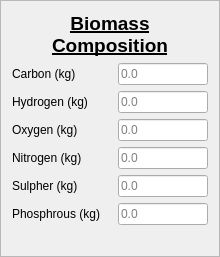
         <widget class="QFrame" name="frame_4">
          <property name="styleSheet">
           <string notr="true">background: none;</string>
          </property>
          <property name="frameShape">
           <enum>QFrame::StyledPanel</enum>
          </property>
          <property name="frameShadow">
           <enum>QFrame::Raised</enum>
          </property>
          <layout class="QGridLayout" name="gridLayout">
           <item row="0" column="0">
            <layout class="QHBoxLayout" name="horizontalLayout_33">
             <item>
              <spacer name="horizontalSpacer_19">
               <property name="orientation">
                <enum>Qt::Horizontal</enum>
               </property>
               <property name="sizeHint" stdset="0">
                <size>
                 <width>40</width>
                 <height>20</height>
                </size>
               </property>
              </spacer>
             </item>
             <item>
              <widget class="QLabel" name="label_28">
               <property name="font">
                <font>
                 <pointsize>14</pointsize>
                 <weight>75</weight>
                 <bold>true</bold>
                 <underline>true</underline>
                </font>
               </property>
               <property name="text">
                <string>Biomass
Composition</string>
               </property>
               <property name="alignment">
                <set>Qt::AlignCenter</set>
               </property>
              </widget>
             </item>
             <item>
              <spacer name="horizontalSpacer_20">
               <property name="orientation">
                <enum>Qt::Horizontal</enum>
               </property>
               <property name="sizeHint" stdset="0">
                <size>
                 <width>40</width>
                 <height>20</height>
                </size>
               </property>
              </spacer>
             </item>
            </layout>
           </item>
           <item row="1" column="0">
            <layout class="QHBoxLayout" name="horizontalLayout_8">
             <item>
              <widget class="QLabel" name="label_7">
               <property name="text">
                <string>Carbon (kg)</string>
               </property>
              </widget>
             </item>
             <item>
              <widget class="QLineEdit" name="lineEdit_17">
               <property name="maximumSize">
                <size>
                 <width>90</width>
                 <height>16777215</height>
                </size>
               </property>
               <property name="text">
                <string/>
               </property>
               <property name="placeholderText">
                <string>0.0</string>
               </property>
              </widget>
             </item>
            </layout>
           </item>
           <item row="2" column="0">
            <layout class="QHBoxLayout" name="horizontalLayout_21">
             <item>
              <widget class="QLabel" name="label_20">
               <property name="text">
                <string>Hydrogen (kg)</string>
               </property>
              </widget>
             </item>
             <item>
              <widget class="QLineEdit" name="lineEdit_18">
               <property name="maximumSize">
                <size>
                 <width>90</width>
                 <height>16777215</height>
                </size>
               </property>
               <property name="text">
                <string/>
               </property>
               <property name="placeholderText">
                <string>0.0</string>
               </property>
              </widget>
             </item>
            </layout>
           </item>
           <item row="3" column="0">
            <layout class="QHBoxLayout" name="horizontalLayout_35">
             <item>
              <widget class="QLabel" name="label_30">
               <property name="text">
                <string>Oxygen (kg)</string>
               </property>
              </widget>
             </item>
             <item>
              <widget class="QLineEdit" name="lineEdit_19">
               <property name="maximumSize">
                <size>
                 <width>90</width>
                 <height>16777215</height>
                </size>
               </property>
               <property name="text">
                <string/>
               </property>
               <property name="placeholderText">
                <string>0.0</string>
               </property>
              </widget>
             </item>
            </layout>
           </item>
           <item row="4" column="0">
            <layout class="QHBoxLayout" name="horizontalLayout_36">
             <item>
              <widget class="QLabel" name="label_31">
               <property name="text">
                <string>Nitrogen (kg)</string>
               </property>
              </widget>
             </item>
             <item>
              <widget class="QLineEdit" name="lineEdit_20">
               <property name="maximumSize">
                <size>
                 <width>90</width>
                 <height>16777215</height>
                </size>
               </property>
               <property name="text">
                <string/>
               </property>
               <property name="placeholderText">
                <string>0.0</string>
               </property>
              </widget>
             </item>
            </layout>
           </item>
           <item row="5" column="0">
            <layout class="QHBoxLayout" name="horizontalLayout_39">
             <item>
              <widget class="QLabel" name="label_34">
               <property name="text">
                <string>Sulpher (kg)</string>
               </property>
              </widget>
             </item>
             <item>
              <widget class="QLineEdit" name="lineEdit_23">
               <property name="maximumSize">
                <size>
                 <width>90</width>
                 <height>16777215</height>
                </size>
               </property>
               <property name="text">
                <string/>
               </property>
               <property name="placeholderText">
                <string>0.0</string>
               </property>
              </widget>
             </item>
            </layout>
           </item>
           <item row="6" column="0">
            <layout class="QHBoxLayout" name="horizontalLayout_40">
             <item>
              <widget class="QLabel" name="label_35">
               <property name="text">
                <string>Phosphrous (kg)</string>
               </property>
              </widget>
             </item>
             <item>
              <widget class="QLineEdit" name="lineEdit_24">
               <property name="maximumSize">
                <size>
                 <width>90</width>
                 <height>16777215</height>
                </size>
               </property>
               <property name="text">
                <string/>
               </property>
               <property name="placeholderText">
                <string>0.0</string>
               </property>
              </widget>
             </item>
            </layout>
           </item>
           <item row="7" column="0">
            <spacer name="verticalSpacer_2">
             <property name="orientation">
              <enum>Qt::Vertical</enum>
             </property>
             <property name="sizeHint" stdset="0">
              <size>
               <width>20</width>
               <height>20</height>
              </size>
             </property>
            </spacer>
           </item>
          </layout>
         </widget>
